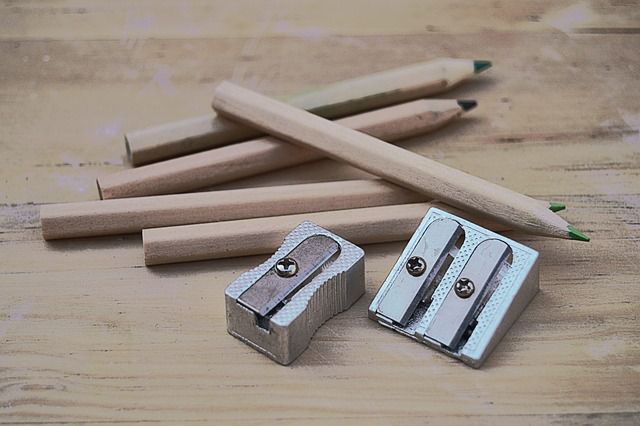
#> input picture Images/cover.png, 640 x 426 px, found by its file name
$ python LBS_image.py
#> lines starting #> are read from the running program, lines starting #| are printed output that depends on the picture
import numpy as np
from PIL import Image
import os


def hide_secret(cover,secret,stego):
    if(cover.shape != secret.shape):
        raise ValueError("Images of different size !")
    for i in range(cover.shape[0]):
        for j in range(cover.shape[1]):
            for k in range(cover.shape[2]):
                cover_value = cover[i,j,k]
                secret_value = secret[i,j,k]
                cover_value = cover_value & 0b11000000
                secret_value = secret_value >> 2
                stego[i,j,k] = cover_value | secret_value


def recover_image(reconstruct,stego):
    for i in range(stego.shape[0]):
        for j in range(stego.shape[1]):
            for k in range(stego.shape[2]):
                reconstruct[i,j,k] = (stego[i,j,k] & 0b00111111) << 2


# Open images
cover_image_path = (
    os.getcwd()
    + "/Images/cover.png"
)
secret_image_path = (
    os.getcwd()
    + "/Images/secret.png"
)
cover_image_PIL = Image.open(cover_image_path, "r")
#> cover_image_PIL is the input picture: PIL image 640x426 RGB; mean R, G, B 151.8, 140.1, 130.4
cover_image = np.asarray(cover_image_PIL)
secret_image_PIL = Image.open(secret_image_path, "r")
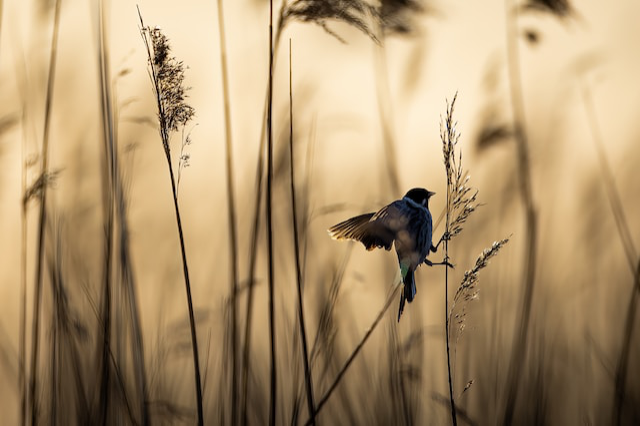
#> input picture Images/secret.png, 640 x 426 px, found by its file name
#> secret_image_PIL is the input picture: PIL image 640x426 RGB; mean R, G, B 173.6, 147.8, 110.8
secret_image = np.asarray(secret_image_PIL)


# Encrypte
stego_image = cover_image.copy()
hide_secret(cover_image,secret_image,stego_image)
#> after the loop in hide_secret, `for i in range(cover.shape[0]):`:
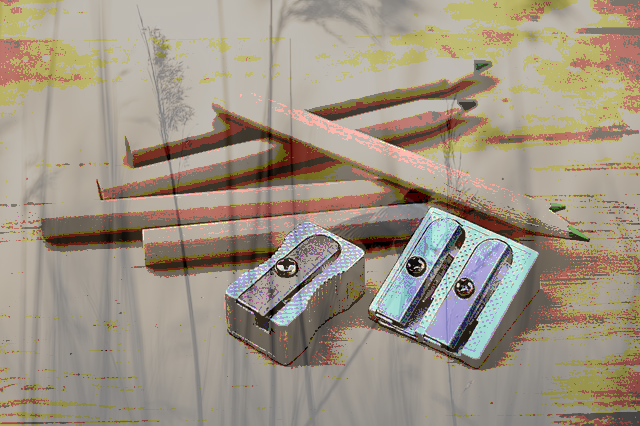
#> stego: shape (426, 640, 3); mean R, G, B 158.4, 147.2, 131.2

stego_image_path = (
    os.getcwd()
    + "/Images/stego_LSB_6.png"
)
stego_image_PIL = Image.fromarray(stego_image,"RGB")
stego_image_PIL.save(stego_image_path)


# Decrypte
reconstructed_image = stego_image.copy()
recover_image(reconstructed_image,stego_image)

reconstructed_image_path = (
    os.getcwd()
    + "/Images/reconstructed_LSB_6.png"
)
reconstructed_image_PIL = Image.fromarray(reconstructed_image,"RGB")
reconstructed_image_PIL.save(reconstructed_image_path)
